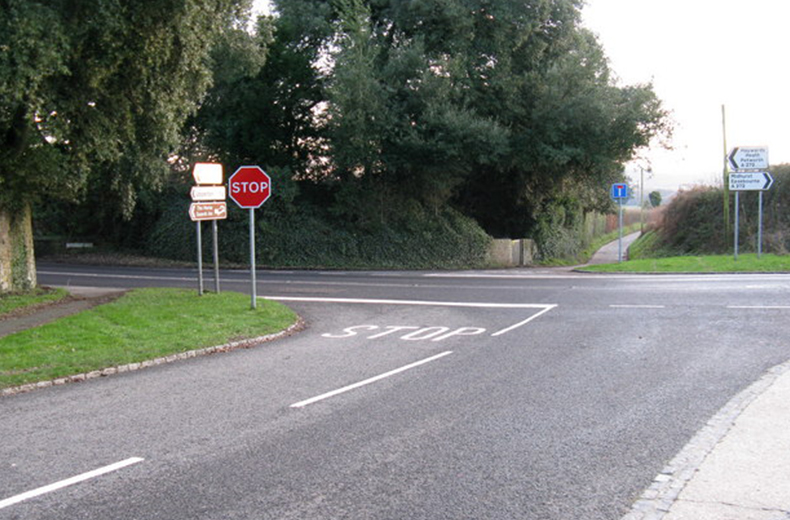
#> input picture CaseStudy1_ImageProcessing/images/original_image.jpg, 790 x 520 px
$ python template_matching_ncc_edges.py
#> lines starting #> are read from the running program, lines starting #| are printed output that depends on the picture; after the words box and inside, x2 and y2 are one past the last pixel; in counts of white or black regions, pixels touching at a corner belong together
#!/usr/bin/env python3
# -*- coding: utf-8 -*-
"""
Multi-scale template matching (NCC on edge images)

Magnus H
"""

from pathlib import Path
import cv2
import numpy as np
import matplotlib.pyplot as plt

# ----------------------------
# Hardcoded config (edit here)
# ----------------------------
IMAGE_NAME = "original_image.jpg"
TEMPLATE_NAME = "template.png"

SCALE_FACTOR = 0.85      # template downscale per level
MAX_LEVELS = 18
MIN_SIZE = 30            # stop when min(template side) < this
CANNY_SIGMA = 0.33       # auto-canny sigma
MANUAL_CANNY = None      # e.g., (100, 250) to override auto; or None
CLOSING_KERNEL = 3       # morphological closing kernel size
CLOSING_ITERS = 1
EARLY_STOP = 0.92        # stop early if NCC exceeds this

# ----------------------------


def auto_canny(gray, sigma=0.33):
    """Compute Canny thresholds from image median (robust to brightness)."""
    med = float(np.median(gray))
    lower = int(max(0, (1.0 - sigma) * med))
    upper = int(min(255, (1.0 + sigma) * med))
    return cv2.Canny(gray, lower, upper), (lower, upper)


def ensure_dir(p: Path):
    p.mkdir(parents=True, exist_ok=True)


def main():
    # Paths: use this task folder + images/
    task_dir = Path(__file__).resolve().parent
    img_dir = task_dir / "images"
    ensure_dir(img_dir)

    image_path = img_dir / IMAGE_NAME
    template_path = img_dir / TEMPLATE_NAME

    # Load
    image = cv2.imread(str(image_path), cv2.IMREAD_COLOR)
#> image is the input picture: shape (520, 790, 3); mean B, G, R 121.8, 126.1, 122.9
    template = cv2.imread(str(template_path), cv2.IMREAD_COLOR)
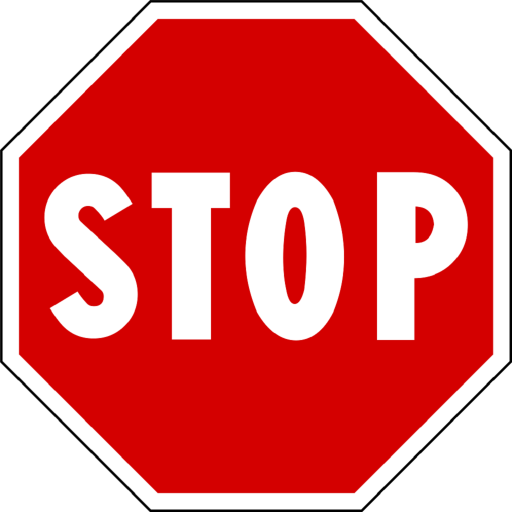
#> input picture CaseStudy1_ImageProcessing/images/template.png, 1024 x 1024 px (shown at 1/2 size)
#> template is the input picture: shape (1024, 1024, 3); mean B, G, R 107.2, 107.2, 226.6
    if image is None:
        raise FileNotFoundError(f"Could not read image: {image_path}")
    if template is None:
        raise FileNotFoundError(f"Could not read template: {template_path}")

    # Grayscale
    image_gray = cv2.cvtColor(image, cv2.COLOR_BGR2GRAY)
    template_gray = cv2.cvtColor(template, cv2.COLOR_BGR2GRAY)
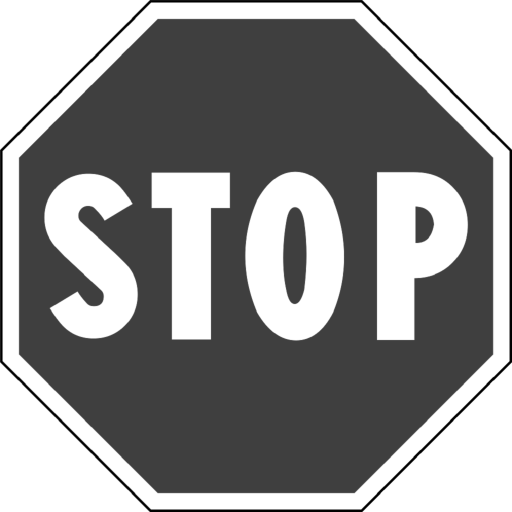
#> template_gray: shape (1024, 1024) (shown at 1/2 size); min 0, max 255, mean 142.7

    # Edges: manual or auto
    if MANUAL_CANNY is not None:
        tl, tu = MANUAL_CANNY
        image_edges = cv2.Canny(image_gray, tl, tu)
        template_edges = cv2.Canny(template_gray, tl, tu)
        canny_note = f"manual Canny [{tl},{tu}]"
    else:
        image_edges, (il, iu) = auto_canny(image_gray, sigma=CANNY_SIGMA)
#> in auto_canny, `med = float(np.median(gray))`: med = 134
#> in auto_canny, `lower = int(max(0, (1.0 - sigma) * med))`: lower = 89
#> in auto_canny, `upper = int(min(255, (1.0 + sigma) * med))`: upper = 178
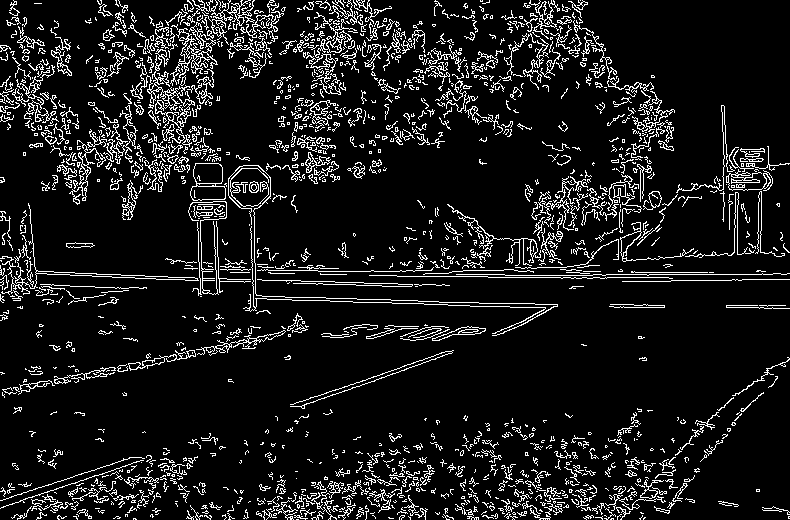
#> image_edges: shape (520, 790); 10.1% white in thin lines or dots
#> il = 89; iu = 178
        template_edges, (tl, tu) = auto_canny(template_gray, sigma=CANNY_SIGMA)
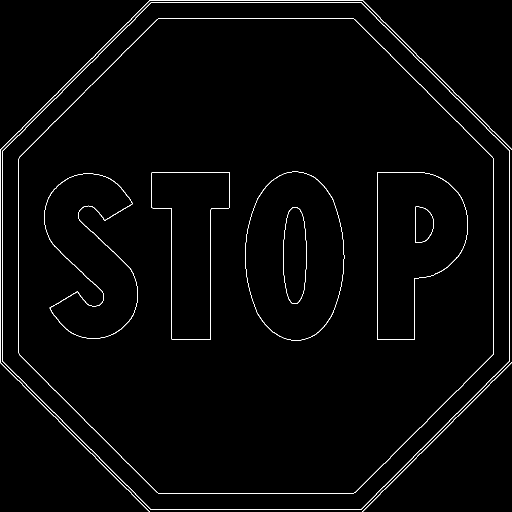
#> template_edges: shape (1024, 1024) (shown at 1/2 size); 1.5% white in thin lines or dots
#> tl = 42; tu = 83
        canny_note = f"auto Canny σ={CANNY_SIGMA:.2f} img[{il},{iu}] tpl[{tl},{tu}]"
#> canny_note = 'auto Canny σ=0.33 img[89,178] tpl[42,83]'

    # Closing to connect gaps
    kernel = np.ones((CLOSING_KERNEL, CLOSING_KERNEL), np.uint8)
    img_closed = cv2.morphologyEx(image_edges, cv2.MORPH_CLOSE, kernel, iterations=CLOSING_ITERS)
#> img_closed: shape (520, 790); 17.9% white; 321 white regions (154 under 20 px), largest, box (x1, y1, x2, y2) and area: (0, 0, 790, 336) 41022, (293, 0, 513, 137) 6648, (256, 452, 435, 520) 3507
    tpl_closed = cv2.morphologyEx(template_edges, cv2.MORPH_CLOSE, kernel, iterations=CLOSING_ITERS)
#> tpl_closed: shape (1024, 1024); 1.6% white in thin lines or dots

    # Save debug
    cv2.imwrite(str(img_dir / "task4_image_edges.png"), img_closed)
    cv2.imwrite(str(img_dir / "task4_template_edges.png"), tpl_closed)

    # Multi-scale search (downscale template)
    best_score = -1.0
    best_top_left = None
    best_wh = None

    h_img, w_img = img_closed.shape[:2]
#> h_img = 520; w_img = 790
    tmpl = tpl_closed.copy()

    for _ in range(MAX_LEVELS):
        th, tw = tmpl.shape[:2]
        if th < MIN_SIZE or tw < MIN_SIZE:
            break
        if th <= h_img and tw <= w_img:
            res = cv2.matchTemplate(img_closed, tmpl, cv2.TM_CCOEFF_NORMED)
            _, max_val, _, max_loc = cv2.minMaxLoc(res)

            if max_val > best_score:
                best_score = max_val
                best_top_left = max_loc
                best_wh = (tw, th)

            if best_score >= EARLY_STOP:
                break

        new_w = max(int(tw * SCALE_FACTOR), 1)
        new_h = max(int(th * SCALE_FACTOR), 1)
        if new_w < MIN_SIZE or new_h < MIN_SIZE:
            break
        tmpl = cv2.resize(tmpl, (new_w, new_h), interpolation=cv2.INTER_AREA)
#> this loop made 18 passes
#> (max_val, best_score, best_top_left) on passes 6, 7, 8, 9, 10, 11, 13, 14, 15: (0.0646, 0.0646, (253, 35)), (0.0693, 0.0693, (199, 110)), (0.073, 0.073, (254, 111)), (0.0779, 0.0779, (216, 114)), (0.105, 0.105, (28, 140)), (0.158, 0.158, (517, 275)), (0.193, 0.193, (530, 277)), (0.206, 0.206, (575, 306)), (0.318, 0.318, (586, 307))
#> (max_val, max_loc) on passes 12, 16, 17, 18: (0.14, (495, 276)), (0.299, (595, 307)), (0.278, (708, 307)), (0.311, (664, 280))
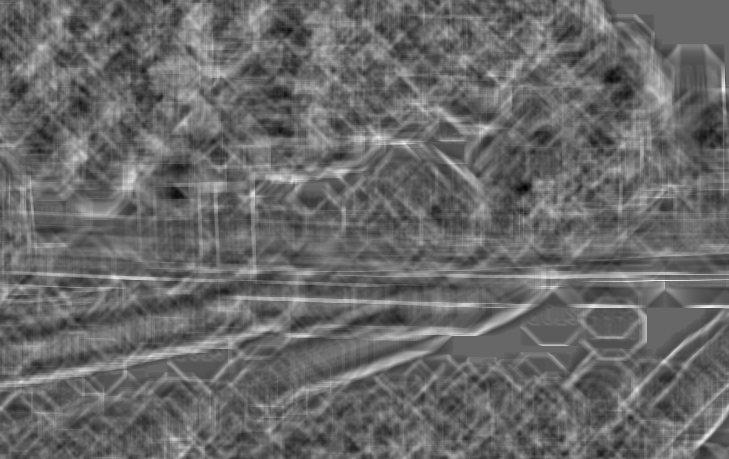
#> res: shape (459, 729) float32; min -0.212, max 0.311, mean 0.00252; drawn with min black and max white
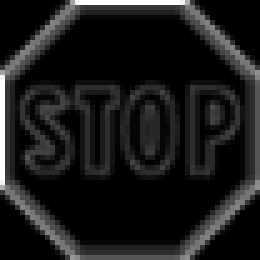
#> tmpl: shape (52, 52) (shown 5 times larger); min 0, max 39, mean 4.1; drawn with min black and max white
#> after the loop, best_score = 0.318

    # Draw result
    vis = image.copy()
    if best_top_left and best_wh:
        x, y = best_top_left
#> x = 586; y = 307
        w, h = best_wh
#> w = 102; h = 102
        cv2.rectangle(vis, (x, y), (x + w, y + h), (0, 0, 255), 2)
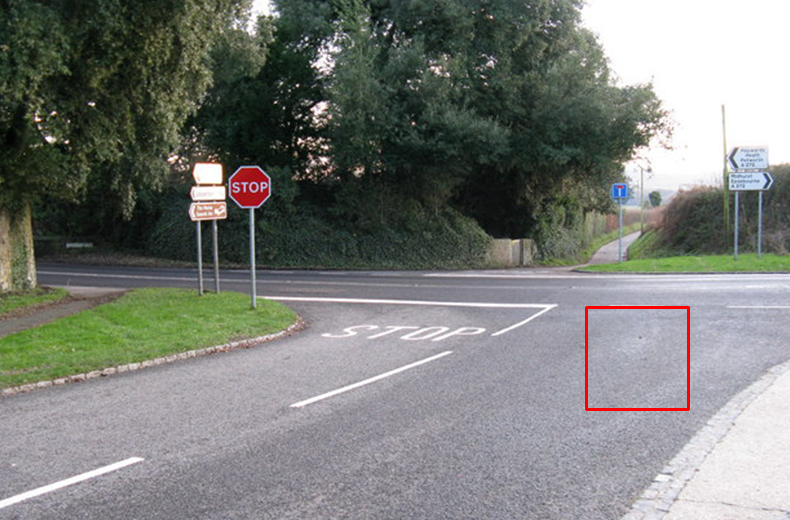
#> vis: shape (520, 790, 3); 0.3% of pixels changed, all inside (x1, y1, x2, y2) = (585, 306, 690, 411)
        title = f"NCC={best_score:.2f} | {canny_note}"
    else:
        title = f"No match | {canny_note}"

    out_path = img_dir / "final_best_matched_image_pyramid_optimized.jpg"
    cv2.imwrite(str(out_path), vis)

    # Show
    plt.imshow(cv2.cvtColor(vis, cv2.COLOR_BGR2RGB))
    plt.title(title)
    plt.axis("off")
    plt.tight_layout()
    plt.show()

    print(f"✅ Done. Best score: {best_score:.4f}")
#| ✅ Done. Best score: 0.3181
    print(f"   Result saved: {out_path}")
    print("   Debug edges: task4_image_edges.png, task4_template_edges.png")


if __name__ == "__main__":
    main()
